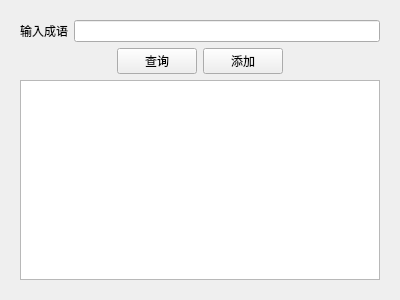
<?xml version="1.0" encoding="UTF-8"?>
<ui version="4.0">
 <class>QueryForm</class>
 <widget class="QWidget" name="QueryForm">
  <property name="geometry">
   <rect>
    <x>0</x>
    <y>0</y>
    <width>400</width>
    <height>300</height>
   </rect>
  </property>
  <property name="windowTitle">
   <string>Form</string>
  </property>
  <layout class="QGridLayout" name="gridLayout">
   <property name="leftMargin">
    <number>20</number>
   </property>
   <property name="topMargin">
    <number>20</number>
   </property>
   <property name="rightMargin">
    <number>20</number>
   </property>
   <property name="bottomMargin">
    <number>20</number>
   </property>
   <item row="1" column="0">
    <spacer name="horizontalSpacer">
     <property name="orientation">
      <enum>Qt::Horizontal</enum>
     </property>
     <property name="sizeHint" stdset="0">
      <size>
       <width>88</width>
       <height>20</height>
      </size>
     </property>
    </spacer>
   </item>
   <item row="2" column="0" colspan="4">
    <widget class="QTextBrowser" name="textBrowser">
     <property name="readOnly">
      <bool>false</bool>
     </property>
    </widget>
   </item>
   <item row="0" column="0" colspan="4">
    <layout class="QHBoxLayout" name="horizontalLayout">
     <item>
      <widget class="QLabel" name="label">
       <property name="text">
        <string>输入成语</string>
       </property>
      </widget>
     </item>
     <item>
      <widget class="QLineEdit" name="lineInput"/>
     </item>
    </layout>
   </item>
   <item row="1" column="3">
    <spacer name="horizontalSpacer_2">
     <property name="orientation">
      <enum>Qt::Horizontal</enum>
     </property>
     <property name="sizeHint" stdset="0">
      <size>
       <width>88</width>
       <height>20</height>
      </size>
     </property>
    </spacer>
   </item>
   <item row="1" column="1">
    <widget class="QPushButton" name="butonGet">
     <property name="text">
      <string>查询</string>
     </property>
    </widget>
   </item>
   <item row="1" column="2">
    <widget class="QPushButton" name="buttonSet">
     <property name="text">
      <string>添加</string>
     </property>
    </widget>
   </item>
  </layout>
 </widget>
 <resources/>
 <connections/>
</ui>
